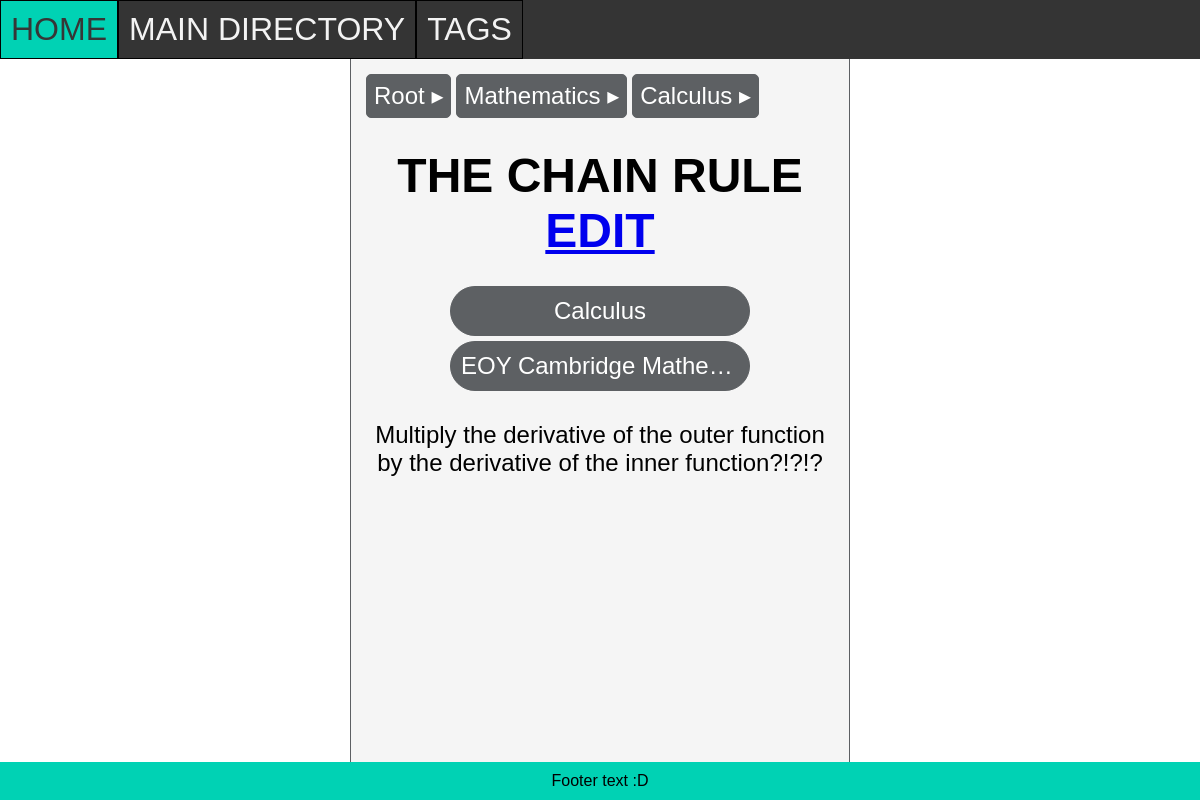
Page /entry/11 on the earlier database version.
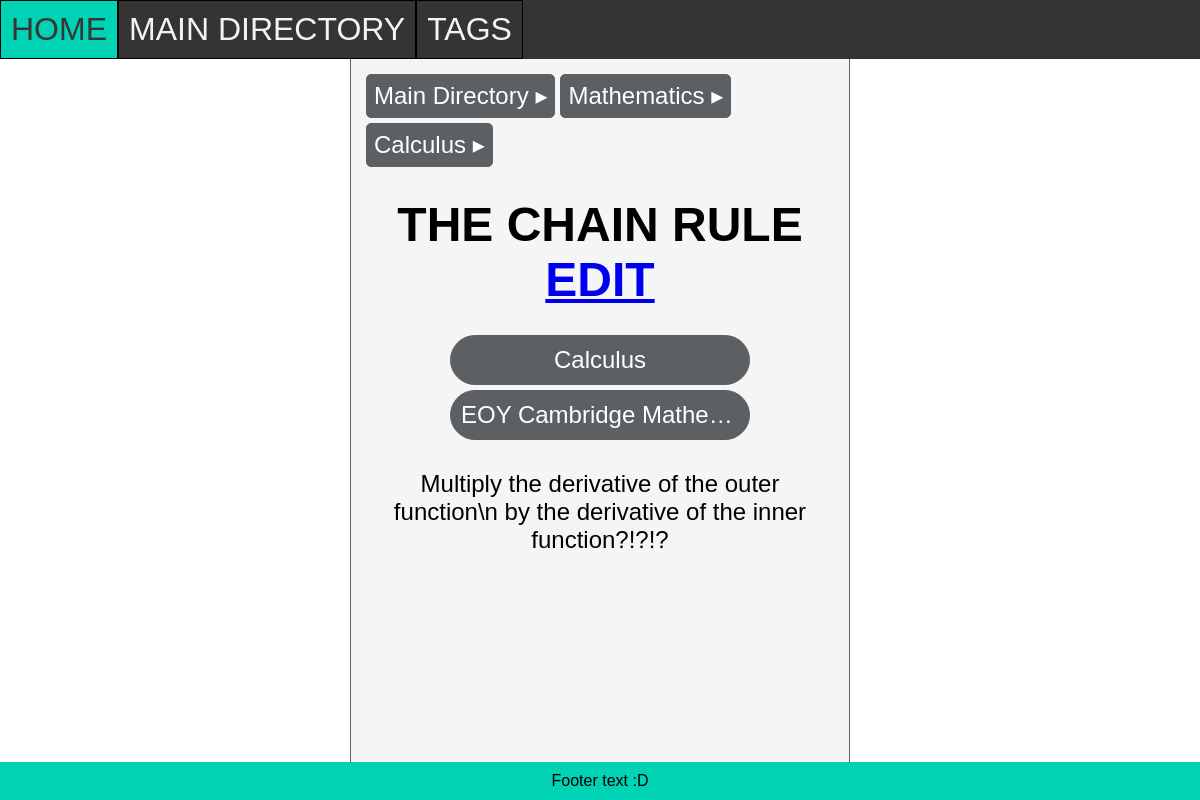
Same page on the later database version.
### tables this page shows
CREATE TABLE FOLDER (id INTEGER PRIMARY KEY AUTOINCREMENT, parent_id INTEGER REFERENCES FOLDER (id), name STRING, info STRING, colour STRING);

CREATE TABLE ENTRY (id INTEGER PRIMARY KEY AUTOINCREMENT, parent_id INTEGER REFERENCES FOLDER (id), name STRING, entry STRING);

CREATE TABLE TAG (id INTEGER PRIMARY KEY AUTOINCREMENT, name STRING, info STRING);

### routes.py (the view)
@app.route('/entry/<int:id>')
def entry(id):
    information = retrieve("SELECT name, entry FROM ENTRY WHERE id = ?", (id,))
    tags = retrieve("SELECT id, name FROM ENTRYTAG JOIN TAG ON TAG.id = tag_id WHERE entry_id = ?", (id,))
    ancestry = retrieve("WITH RECURSIVE generation AS (SELECT id,name,parent_id FROM FOLDER WHERE id = (SELECT parent_id FROM ENTRY WHERE id = ?) UNION ALL SELECT parent.id,parent.name,parent.parent_id FROM FOLDER parent JOIN generation g ON g.parent_id = parent.id) SELECT id,name FROM generation",(id,))
    ancestry.reverse()
    return render_template('pages/entry.html', information=information, tags=tags, id=id, ancestry=ancestry)

### routes.py (called while the page is built)
def retrieve(query, parameters=None):
    conn = sqlite3.connect('notes_app.db')
    cur = conn.cursor()
    if parameters is None:
        cur.execute(query)
    else:
        cur.execute(query, parameters)
    results = cur.fetchall()
    conn.commit()
    return results

### templates/pages/entry.html
{% extends 'base_templates/layout.html' %}
{% block content %}
<div class="ancestry">
{% for parent in ancestry %}
    <a href="/folder/{{parent[0]}}">{{parent[1]}} ▸</a>
{% endfor %}
</div>
<div class="info">
    <h1>
        {{information[0][0]}}
        <a href="/edit-entry/{{id}}">Edit</a>
    </h1>
    {% if tags %}
    <br>
    <div class="tags">
        {% for tag in tags %}
            <a href="/tag/{{tag[0]}}" title="{{tag[1]}}">{{tag[1]}}</a>
        {% endfor %}
    </div>
    {% endif %}
</div>
<div class="entry">{{information[0][1]}}</div>
{% endblock %}

### templates/base_templates/layout.html (shortened to what this page needs)
<!DOCTYPE html>
<html>
    <head>
        <link rel="stylesheet" href="/static/css/style.css">
    </head>
    <body>
        <div class="page">
            <nav>
                {% include "base_templates/nav.html"%}
            </nav>
            <div class="content">
                {% block content %}
                {% endblock %}
            </div>
        <footer>
            {% include "base_templates/footer.html"%}
        </footer>
        </div>
    </body>
</html>

### templates/base_templates/nav.html
<div class="nav-buttons">
    <a href="/">Home</a>
    <a href="/folder/1">Main Directory</a>
    <a href="/all-tags">Tags</a>
</div>

### templates/base_templates/footer.html
<div class="footer">Footer text :D</div>

### static/css/style.css (style rules this page uses)
* { margin: 0; padding: 0; box-sizing: border-box; text-align: center; font-family: sans-serif; }
html,body { height: 100%; }
.page { display: flex; flex-direction: column; min-height: 100%; justify-content: center; flex-wrap: wrap; width: 100%; }
.content { background-color:#f5f5f5ff; border-left: 1px solid #5D6063; border-right: 1px solid #5D6063; flex: 1; margin: 0 350px; display: flex; flex-direction: column; flex-wrap: wrap; }
.tags { display: flex; flex-direction: row; justify-content: center; flex-wrap: wrap; gap: 5px; }
.tags a { padding: 10px; text-decoration: none; border:1px solid #5D6063; background-color: #5D6063; color: #fff; border-radius: 30px; overflow: hidden; text-overflow: ellipsis; width: 300px; white-space: nowrap; }
.footer { padding: 10px; background-color: #00d2b4ff; text-align: center; }
h1 { text-transform: uppercase; font-weight: bold; margin: 0; }
.info { margin: 30px 30px 30px 30px; font-size: 1.5em; display: block; }
.entry { white-space: pre-line; padding: 0px 20px 0px 20px; font-size: 1.5em; }
.ancestry { margin: 15px 15px 0px 15px; display: flex; flex-direction: row; justify-content: left; flex-wrap: wrap; gap: 5px; }
.ancestry a { padding: 7px; text-decoration: none; border:1px solid #5D6063; background-color: #5D6063; color: #fff; border-radius: 5px; font-size: 1.5em; }
.nav-buttons { background-color: #343434ff; text-align: left; text-transform: uppercase; font-size: xx-large; display: flex; flex-direction: row; }
.nav-buttons a { padding: 10px; border: black solid 1px; text-decoration: none; color: #f3f3f3ff; }

Differences in the rows shown:
changed FOLDER: name "Root" → "Main Directory"
changed ENTRY "THE CHAIN RULE": entry "Multiply the derivative of the outer function by the derivative of the inner function?!?!?" → "Multiply the derivative of the outer function\\n by the derivative of the inner function?!?!?"
